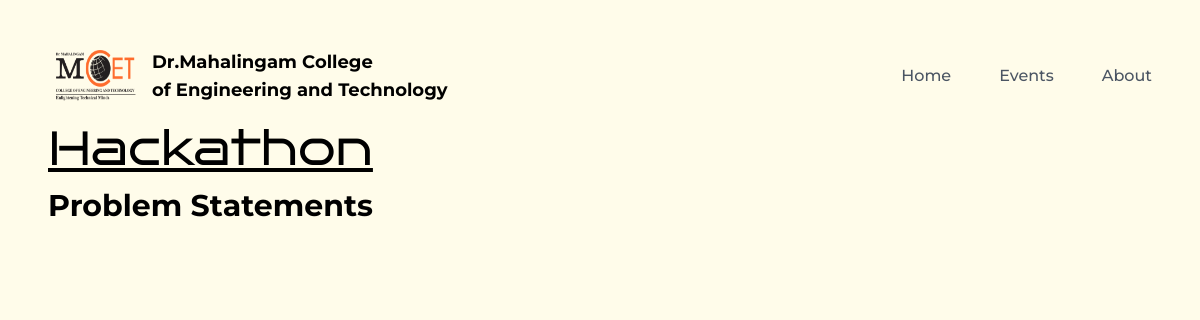
The page /problemstatements/ on the database as committed earlier.
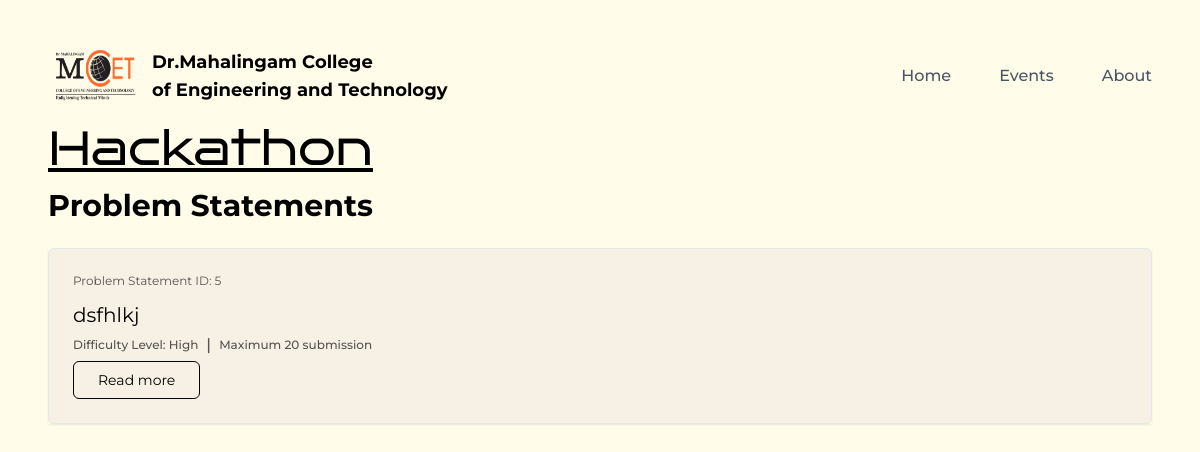
The same page on the database as committed later.
### core/models.py (models this page shows, shortened)
class statements(models.Model):
    difficulty_choices = [
        ('High', 'High'),
        ('Medium', 'Medium'),
        ('Low', 'Low')
    ]
    title = models.CharField(max_length=100)
    description = models.TextField()
    difficulty = models.CharField(choices=difficulty_choices, max_length=50)
    submissions = models.IntegerField(default=20)
    class Meta:
        verbose_name = "Problem Statement"
        verbose_name_plural = "Problem Statements"

### core/views.py (the view)
# urls.py: path('problemstatements/', cv.problemstatements),
def problemstatements(request):
    ps = statements.objects.all()
    raw_ps = serializers.serialize('json', ps)
    return render(request, "core/problemstatements.html", {"statements": ps, "rawps":raw_ps})

### core/templates/core/problemstatements.html (shortened to what this page needs)
{% load static tailwind_tags %}
<!DOCTYPE html>
<html lang="en">
<head>
    <link rel="stylesheet" href="{% static 'css/globalstyles.css' %}">
    {% tailwind_css %}
</head>
<body class="bg-[#FFFCEA] body">
    <nav class="flex justify-between font-montserrat absolute top-0 left-0 w-screen p-6 lg:p-12">
        <div class="flex gap-2">
            <img src="{% static 'images/mcetlogo.png' %}" alt="logo" class="w-24">
            <p class="font-bold font-montserrat text-lg">Dr.Mahalingam College<br> of Engineering and Technology</p>
        </div>
        <div class="gap-12 items-center hidden md:flex">
            <a href="/" class="font-montserrat text-gray-600 font-medium hover:text-black transition-all hover:underline">Home</a>
            <a href="/#events" class="font-montserrat text-gray-600 font-medium hover:text-black transition-all hover:underline">Events</a>
            <a href="/#about" class="font-montserrat text-gray-600 font-medium hover:text-black transition-all hover:underline">About</a>
        </div>
    </nav>
<section class="w-full p-6 lg:p-12 flex flex-col justify-center items-center mt-[60px]">
    <div class="flex justify-between items-center w-full">
        <p class="font-brunoace text-5xl text-left mr-auto mt-4 underline">Hackathon</p>
    </div>
        <div class="flex justify-between items-center w-full mt-4">
            <div class="">
                <p class="text-3xl font-montserrat font-bold text-center lg:text-left">Problem Statements</p>
            </div>
        </div>
            <div class="w-full prounded-md z-10 shadow-sm mt-6 relative gap-4 flex flex-col cardparent">
                {% for statement in statements %}
                    <div class="w-full bg-[#F6F0E5] p-6 flex flex-col gap-1 rounded-md font-montserrat border shadow-sm cursor-pointer">
                        <div>
                            <p class="text-xs opacity-65">Problem Statement ID: {{statement.id}}</p>
                        </div>
                        <div class="mt-2">
                            <p class="text-xl">{{statement.title}}</p>
                        </div>
                        <div class="flex gap-2 font-medium items-center">
                            <p class="text-xs opacity-65">Difficulty Level: {{statement.difficulty}}</p>
                            <span class="opacity-65">|</span>
                            <p class="text-xs opacity-65">Maximum {{statement.submissions}} submission</p>
                        </div>
                        <div>
                                <button class="border border-black py-2 px-6 rounded-md text-sm read-btn hover:bg-black hover:text-white transition-colors" data-psid="{{statement.id}}">
                                    Read more
                                </button>
                        </div>
                    </div>
                {% endfor %}
            </div>
        </section>
</body>
</html>

Rows that differ between the two databases and show on the page:
added statements: id "5", title "dsfhlkj", difficulty "High", submissions "20"
